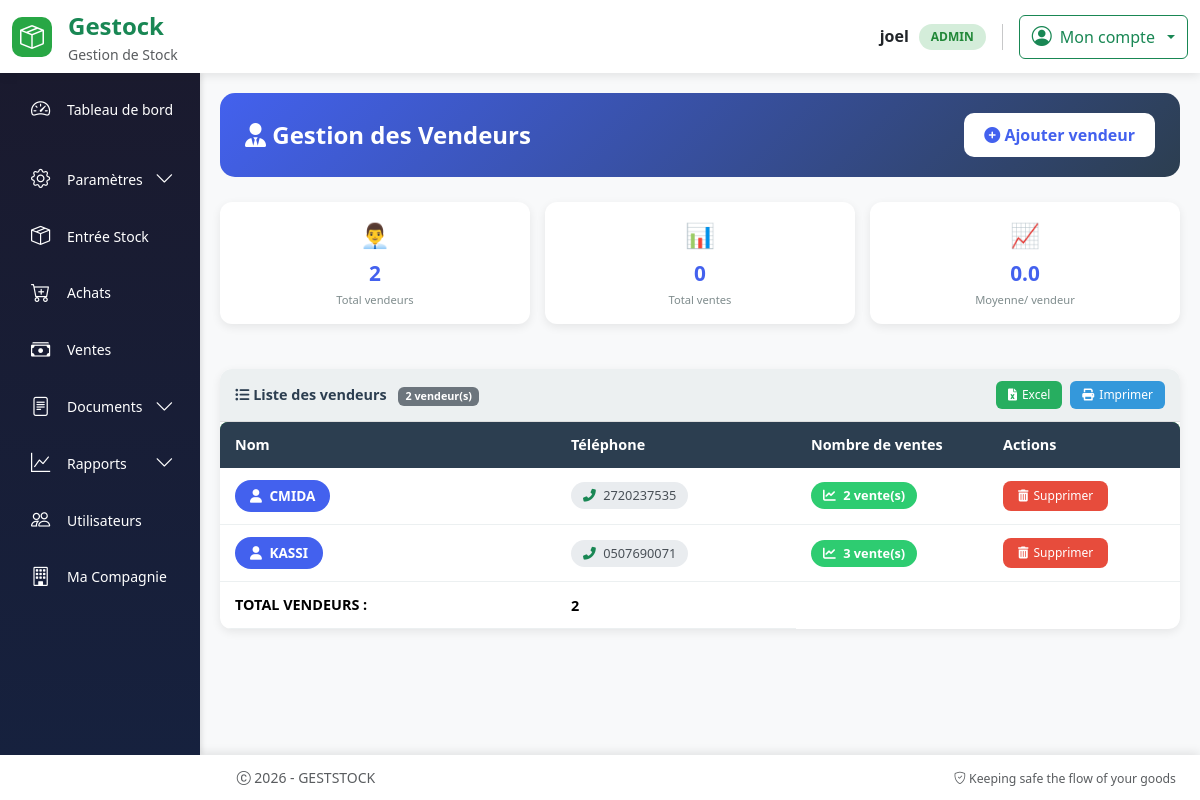
The page /gestion_materiel/vendeurs (signed in) on the database its author committed.
### models.py (models this page shows, shortened)
class User(UserMixin, db.Model):
  id = db.Column(db.Integer, primary_key=True)
  username = db.Column(db.String(64), index=True, nullable=False)
  email = db.Column(db.String(120), unique=True, nullable=False)
  password_hash = db.Column(db.String(256))
  role = db.Column(db.String(20), nullable=False, default='operateur')
  joined_at = db.Column(db.DateTime(), default = datetime.utcnow, index = True)
  must_change_password = db.Column(db.Boolean, default=False)
  __table_args__ = (
      db.UniqueConstraint('email', name='uq_user_email'),
  )

class Vendeur(db.Model):
    __tablename__ = "vendeur"
    id = db.Column(db.Integer, primary_key=True)
    nom = db.Column(db.String(100), nullable=False)
    telephone = db.Column(db.String(20), nullable=False)
    compagnie_id = db.Column(
        db.Integer,
        db.ForeignKey("vendeur_compagnie.id", name="fk_vendeur_compagnie_id"),
        nullable=False,
        default=1
    )
    ventes = db.relationship("Vente", backref="vendeur", lazy=True)
    compagnie = db.relationship("VendeurCompagnie", backref="vendeurs", lazy=True)

### routes.py (the view)
@app.route("/gestion_materiel/vendeurs")
@login_required
def liste_vendeurs():
    vendeurs = (
        Vendeur.query
        .order_by(Vendeur.nom.asc())
        .all()
    )
    return render_template(
        "liste_vendeurs.html",
        vendeurs=vendeurs
    )

### app.py (called while the page is built)
@app.after_request
def close_db_connection(response):
    try:
        db.session.close()
    except:
        pass
    return response

### routes.py (called while the page is built)
@app.after_request
def disable_cache(response):
    response.headers["Cache-Control"] = "no-store, no-cache, must-revalidate, private"
    response.headers["Pragma"] = "no-cache"
    response.headers["Expires"] = "0"
    return response

@login_manager.user_loader
def load_user(user_id):
    return User.query.get(int(user_id))

@app.context_processor
def utility_processor():
    def is_active(prefix):
        return request.endpoint and prefix in request.endpoint
    def has_role(*roles):
        if not current_user.is_authenticated:
            return False
        return current_user.role in roles
    def current_route():
        """Retourne le nom de la route actuelle"""
        return request.endpoint
    return dict(
        is_active=is_active,
        has_role=has_role,
        current_route=current_route
    )

### templates/liste_vendeurs.html (shortened to what this page needs)
{% extends "base.html" %}
{% block content %}
<div class="vendeur-container">
    <div class="vendeur-header">
        <h4>
            <i class="fas fa-user-tie"></i> Gestion des Vendeurs
        </h4>
        <button class="btn-add" data-bs-toggle="modal" data-bs-target="#modalVendeur">
            <i class="fas fa-plus-circle"></i> Ajouter vendeur
        </button>
    </div>
    {% if vendeurs %}
    {% set total_vendeurs = vendeurs|length %}
    {% set total_ventes = 0 %}
    {% for vendeur in vendeurs %}
        {% set total_ventes = total_ventes + vendeur.ventes|length %}
    {% endfor %}
    {% set moyenne_ventes = (total_ventes / total_vendeurs)|round(1) if total_vendeurs > 0 else 0 %}
    <div class="stats-grid">
        <div class="stat-card">
            <div class="stat-icon">👨‍💼</div>
            <div class="stat-value">{{ total_vendeurs }}</div>
            <div class="stat-label">Total vendeurs</div>
        </div>
        <div class="stat-card">
            <div class="stat-icon">📊</div>
            <div class="stat-value">{{ total_ventes }}</div>
            <div class="stat-label">Total ventes</div>
        </div>
        <div class="stat-card">
            <div class="stat-icon">📈</div>
            <div class="stat-value">{{ moyenne_ventes }}</div>
            <div class="stat-label">Moyenne/ vendeur</div>
        </div>
    </div>
    <div class="table-container">
        <div class="table-header">
            <div class="table-title">
                <i class="fas fa-list-ul"></i> Liste des vendeurs
                <span class="badge bg-secondary ms-2">{{ total_vendeurs }} vendeur(s)</span>
            </div>
            <div class="export-buttons">
                <button type="button" onclick="exportToExcel()" class="btn-sm-custom btn-excel">
                    <i class="fas fa-file-excel"></i> Excel
                </button>
                <button type="button" onclick="window.print()" class="btn-sm-custom btn-print">
                    <i class="fas fa-print"></i> Imprimer
                </button>
            </div>
        </div>
        <div class="table-wrapper">
            <table class="table-custom" id="vendeursTable">
                <thead>
                    <tr>
                        <th>Nom</th>
                        <th>Téléphone</th>
                        <th>Nombre de ventes</th>
                        <th>Actions</th>
                    </tr>
                </thead>
                <tbody>
                    {% for vendeur in vendeurs %}
                    <tr class="vendeur-row"
                        data-id="{{ vendeur.id }}"
                        data-nom="{{ vendeur.nom }}"
                        data-telephone="{{ vendeur.telephone }}"
                        style="cursor:pointer">
                        <td>
                            <span class="badge-vendeur" title="{{ vendeur.nom }}">
                                <i class="fas fa-user me-1"></i>
                                {{ vendeur.nom|upper|truncate(30, true) }}
                            </span>
                        </div>
                        <td>
                            {% if vendeur.telephone %}
                                <span class="badge-phone">
                                    <i class="fas fa-phone-alt text-success me-1"></i>
                                    {{ vendeur.telephone }}
                                </span>
                            {% else %}
                                <span class="text-muted">—</span>
                            {% endif %}
                        </div>
                        <td>
                            <span class="badge-ventes" title="{{ vendeur.ventes|length }} vente(s)">
                                <i class="fas fa-chart-line me-1"></i>
                                {{ vendeur.ventes|length }} vente(s)
                            </span>
                        </div>
                        <td>
                            <form method="POST"
                                  action="{{ url_for('supprimer_vendeur', vendeur_id=vendeur.id) }}"
                                  onsubmit="return confirmDelete('{{ vendeur.nom }}', {{ vendeur.ventes|length }})"
                                  style="display: inline;">
                                <button type="submit" class="btn-delete" title="Supprimer ce vendeur">
                                    <i class="fas fa-trash-alt"></i> Supprimer
                                </button>
                            </form>
                        </div>
                    {% endfor %}
                <tfoot class="table-secondary">
                    <tr>
                        <td colspan="3" class="text-end fw-bold">TOTAL VENDEURS :</td>
                        <td class="fw-bold">{{ total_vendeurs }}</td>
                    </tr>
                </tfoot>
    {% endif %}
<link rel="stylesheet" href="https://cdnjs.cloudflare.com/ajax/libs/font-awesome/6.0.0/css/all.min.css">
{% endblock %}

### templates/base.html (shortened to what this page needs)
<!DOCTYPE html>
<html lang="fr">
<head>
    <link rel="stylesheet" href="{{ url_for('static', filename='css/bootstrap.min.css') }}">
    <link rel="stylesheet" href="https://cdn.jsdelivr.net/npm/bootstrap-icons@1.11.3/font/bootstrap-icons.css">
    <link rel="stylesheet" href="{{ url_for('static', filename='style/styles.css') }}">
</head>
<body>
    <header class="app-header">
        <div class="container-fluid py-2">
            <div class="row align-items-center">
                <div class="col-6 col-md-3">
                    <div class="d-flex align-items-center gap-3">
                        <div class="brand-logo">
                            <i class="bi bi-box-seam fs-4"></i>
                        </div>
                        <div>
                            <span class="fs-4 fw-bold text-success">Gestock</span>
                            <small class="text-muted d-none d-md-block">Gestion de Stock</small>
                        </div>
                    </div>
                </div>
                <div class="col-6 col-md-9">
                    <div class="d-flex justify-content-end align-items-center gap-3">
                        {% if current_user.is_authenticated %}
                            <div class="d-none d-md-flex align-items-center gap-3">
                                <div class="text-end">
                                    <div class="fw-semibold">{{ current_user.username }}</div>
                                    <span class="user-badge">{{ current_user.role|upper }}</span>
                                </div>
                            </div>
                            <div class="dropdown">
                                <button class="btn btn-outline-success dropdown-toggle d-flex align-items-center gap-2" type="button" data-bs-toggle="dropdown">
                                    <i class="bi bi-person-circle fs-5"></i>
                                    <span class="d-none d-md-inline">Mon compte</span>
                                </button>
                            </div>
                        {% endif %}
                    </div>
                </div>
            </div>
        </div>
    </header>
    <main class="app-main">
        <div class="container-fluid h-100 p-0">
            <div class="row h-100 g-0">
                {% if current_user.is_authenticated %}
                    <div class="col-md-3 col-lg-2 d-none d-md-block p-0" style="height: 100%;">
                        <div class="app-sidebar" style="height: 100%;">
                            {% include 'partials/sidebar.html' %}
                        </div>
                    </div>
                    {% set content_col = "col-md-9 col-lg-10" %}
                {% else %}
                    {% set content_col = "col-12" %}
                {% endif %}
                <div class="{{ content_col }} p-0" style="height: 100%;">
                    <div class="app-content">
                        {% block content %}{% endblock %}
    </main>
    <footer class="app-footer">
        <div class="container-fluid">
            <div class="row align-items-center">
                <div class="col-md-6">
                    <p class="mb-0 text-muted">
                        <i class="bi bi-c-circle"></i> 2026 - GESTSTOCK
                    </p>
                </div>
                <div class="col-md-6 text-md-end">
                    <small class="text-muted">
                        <i class="bi bi-shield-check"></i> Keeping safe the flow of your goods
                    </small>
                </div>
            </div>
        </div>
    </footer>
</body>
</html>

### static/style/styles.css (style rules this page uses)
html { height: 100%; }
body { margin: 0; font-family: Arial, sans-serif; }

### templates/base.html (style rules this page uses)
:root { --primary-green: #28a745; --dark-green: #218838; --light-green: #d4edda; --sidebar-bg: #1a1a2e; --sidebar-dark: #16213e; }
* { margin: 0; padding: 0; box-sizing: border-box; }
html, body { height: 100%; margin: 0; overflow: hidden; }
body { display: flex; flex-direction: column; background: linear-gradient(135deg, #667eea 0%, #764ba2 100%); font-family: 'Segoe UI', Tahoma, Geneva, Verdana, sans-serif; }
.app-header { flex-shrink: 0; background: white; box-shadow: 0 2px 10px rgba(0,0,0,0.1); z-index: 1030; position: relative; }
.brand-logo { width: 40px; height: 40px; background: var(--primary-green); border-radius: 10px; display: flex; align-items: center; justify-content: center; color: white; }
.user-badge { background: var(--light-green); color: var(--dark-green); padding: 4px 12px; border-radius: 20px; font-size: 12px; font-weight: 600; }
.app-main { flex: 1; overflow: hidden; display: flex; flex-direction: column; min-height: 0; }
.app-sidebar { background: linear-gradient(180deg, var(--sidebar-bg) 0%, var(--sidebar-dark) 100%); height: 100%; overflow-y: auto; overflow-x: hidden; box-shadow: 2px 0 5px rgba(0,0,0,0.1); position: sticky; top: 0; }
.app-content { height: 100%; overflow-y: auto; overflow-x: hidden; padding: 20px; background: #f8f9fa; }
.text-end { display: flex; gap: 10px; font-weight: 900; }
.app-footer { flex-shrink: 0; background: white; text-align: center; padding: 12px; box-shadow: 0 -2px 10px rgba(0,0,0,0.1); font-size: 14px; }
.stat-card { background: white; border-radius: 12px; padding: 20px; margin-bottom: 20px; box-shadow: 0 2px 8px rgba(0,0,0,0.1); transition: all 0.3s ease; }
.table-custom { background: white; border-radius: 8px; overflow: hidden; box-shadow: 0 2px 4px rgba(0,0,0,0.1); }
.table-custom thead { background: var(--primary-green); color: white; }

### rows shown on the page
User: username "joel", role "ADMIN"
Vendeur: nom "CMIDA", telephone "2720237535", ventes|length "2"
Vendeur: nom "KASSI", telephone "0507690071", ventes|length "3"

### other values the page prints
{{ total_vendeurs }} "2"
{{ total_ventes }} "0"
{{ moyenne_ventes }} "0.0"
